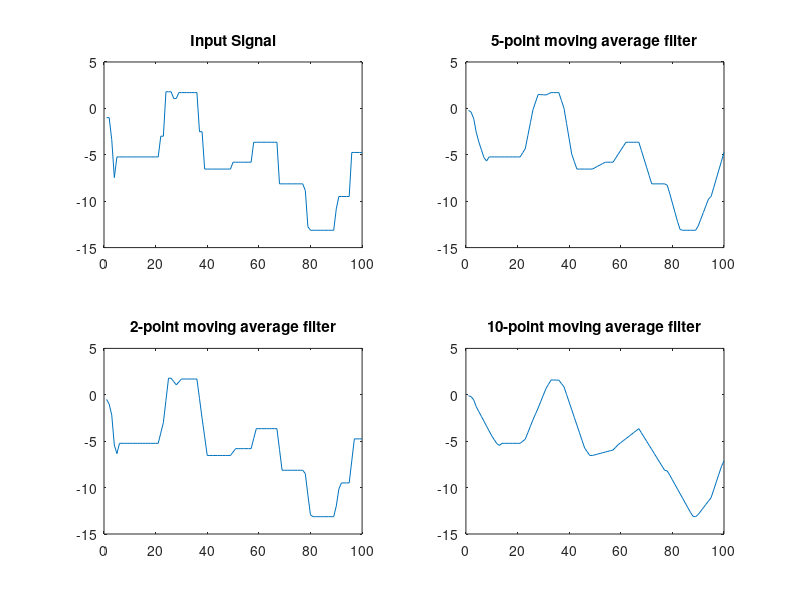

Recreate this plot in MATLAB.
% (c) Cyntwikip

clear;  %clear variables.

load('dsplab3.mat');    %load the file
%Note that this file contains a single vector named x1.
%x1 = [........]

b = (1/5)*ones(1,5);    %5-point moving average filter
x = filter(b,1,x1);   %just use 1...
%subplot(2,2,1); plot(x1);
%subplot(2,2,2); plot(y);

b = (1/2)*ones(1,2);    %2-point moving average filter
y = filter(b,1,x1);

b = (1/10)*ones(1,10);    %10-point moving average filter
z = filter(b,1,x1);

subplot(2,2,1); plot(x1);
title('Input Signal');
subplot(2,2,2); plot(x);
title('5-point moving average filter');
subplot(2,2,3); plot(y);
title('2-point moving average filter');
subplot(2,2,4); plot(z);
title('10-point moving average filter');
